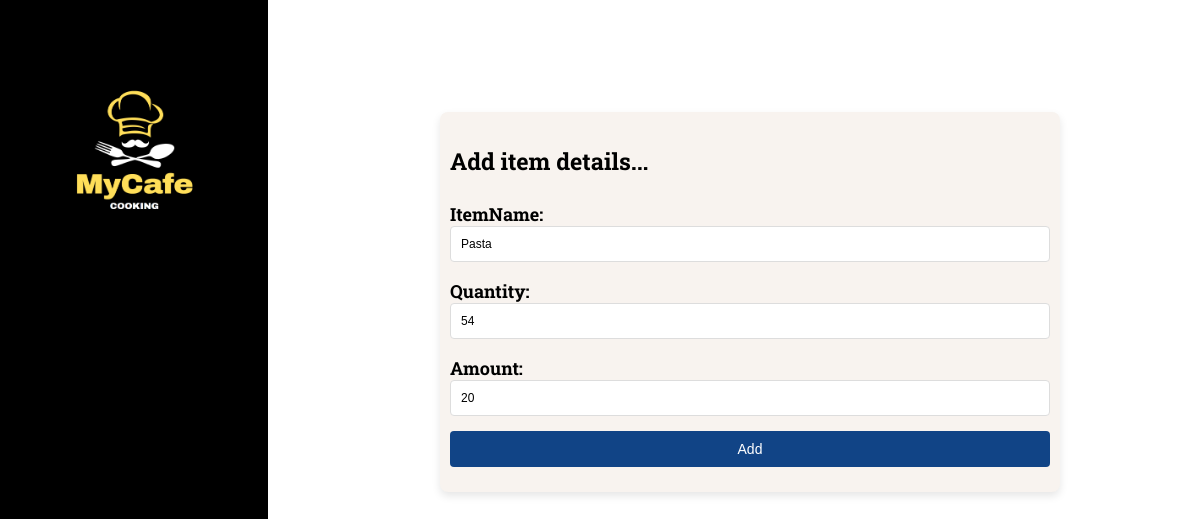
/update-item/4, run on the app's committed database.
### base/models.py (models this page shows, shortened)
class Items(models.Model):
    ItemName=models.CharField(max_length=200)
    Quantity=models.PositiveIntegerField()
    Amount=models.PositiveIntegerField()
    updated =models.DateTimeField(auto_now =True)
    created=models.DateTimeField(auto_now_add=True)
    class Meta:
        ordering =['-updated','-created']

### base/views.py (the view)
# urls.py: path('update-item/<int:pk>',views.updateItem,name='updateItem'),
def updateItem(request, pk):
    item = get_object_or_404(Items, id=pk)
    if request.method == "POST":
        form = ItemForm(request.POST, instance=item)
        if form.is_valid():
            form.save()
            return redirect('items')
    else:
        form = ItemForm(instance=item)
    context = {'form': form}
    return render(request, 'base/admin/items/item_form.html', context)

### base/forms.py
class ItemForm(ModelForm):
    class Meta:
        model =Items
        fields = '__all__'

### base/context_processors.py (called while the page is built)
def is_admin_user(request):
    if request.user.is_authenticated:
        is_admin = 'admin' in request.user.username.lower()
    else:
        is_admin = False
    return {
        'is_admin': is_admin
    }

### base/templates/base/admin/items/item_form.html (shortened to what this page needs)
{% extends 'main.html' %}
{% block content %}
    <div class="item-form-container">
        <h3>Add item details... </h3>
        <div>
          <form method="POST" action="" class="employee-profile-form">
            {{form.as_p}}
            <input type="submit" value="Add" class="submit-btn">
          </form>
        </div>
    </div>
{% endblock %}

### static/css/styles.css (style rules this page uses)
body { margin:0; padding:0; display:grid; grid-template-columns: 1fr 3fr; font-family: "Roboto Slab", serif; font-size:1.25rem; }
input[type="submit"] { background-color: #4fb497; color: #ffffff; border: none; padding: 10px 20px; border-radius: 4px; cursor: pointer; }
.employee-profile-form { display: flex; flex-direction: column; }
.employee-profile-form label { margin-bottom: 5px; font-weight: bold; font-size:18px; }
.employee-profile-form input, .employee-profile-form select { padding: 10px; font-size: 12px; border-radius: 4px; border: 1px solid #ddd; margin-bottom: 15px; width: 100%; box-sizing: border-box; }
.employee-profile-form p { margin: 0; }
.employee-profile-form .submit-btn { background-color: #114486; color: white; padding: 10px 20px; border: none; border-radius: 4px; cursor: pointer; font-size: 14px; }
.item-form-container { background-color: #f8f3ef; padding: 10px; margin: 7rem auto; border-radius: 8px; box-shadow: 0 4px 8px rgba(0, 0, 0, 0.1); max-width: 600px; }
.employee-profile-form label { margin-bottom: 5px; font-weight: bold; }

### data on the page
Items: ItemName "Pasta", Quantity "54", Amount "20"
